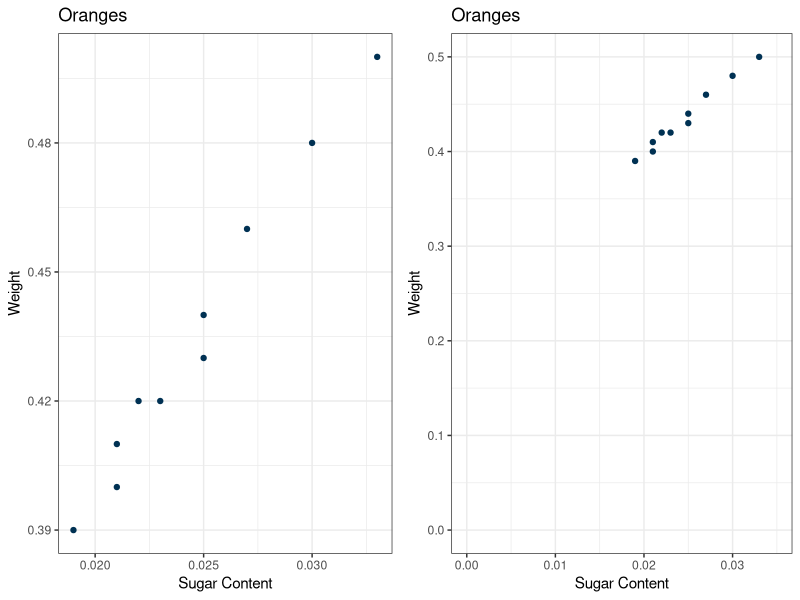

Write the R code that produced this figure.
## ---- chunk 1
knitr::opts_chunk$set(echo = TRUE)
library(ggplot2)
knitr::opts_chunk$set(fig.align = "center")

set.seed(123)
# Define the population size in each income group
income_group <- c(
  rep("Low", 40),
  rep("Middle", 35),
  rep("High", 25)
)
# Simulate annual expenditure for each household
population <- data.frame(
  household_id = 1:1000,
  income_group = factor(
    income_group,
    levels = c("Low", "Middle", "High")
  ),
  expenditure = c(
    rnorm(40, mean = 20000, sd = 4000),
    rnorm(35, mean = 32000, sd = 5000),
    rnorm(25, mean = 48000, sd = 7000)
  )
)
## ---- chunk 2
set.seed(123)

# Define the population size in each income group
income_group <- c(
  rep("Low", 40),
  rep("Middle", 35),
  rep("High", 25)
)

# Simulate annual expenditure for each household
population <- data.frame(
  household_id = 1:100,
  income_group = factor(
    income_group,
    levels = c("Low", "Middle", "High")
  ),
  expenditure = c(
    rnorm(40, mean = 20000, sd = 4000),
    rnorm(35, mean = 32000, sd = 5000),
    rnorm(25, mean = 48000, sd = 7000)
  )
)

# Calculate the population mean
population_mean <- mean(population$expenditure)

# Calculate the mean for each stratum
strata_means <- aggregate(
  expenditure ~ income_group,
  data = population,
  FUN = mean
)
## ---- chunk 3
anova <- aov(expenditure ~ income_group, data = population)
summary(anova)
## ---- chunk 4
weight <- c(0.4,0.48,0.43,0.42,0.5,0.46,0.39,0.41,0.42,0.44)
sugar.content <- c(0.021,0.03,0.025,0.022,0.033,0.027,0.019,0.021,0.023,0.025)
oranges <- data.frame(weight, sugar.content)

p1 <- ggplot(oranges, aes(x=sugar.content, y=weight)) + geom_point(color="#003153") + theme_bw() + labs(x="Sugar Content", y="Weight") + ggtitle("Oranges")

p2 <- ggplot(oranges, aes(x=sugar.content, y=weight)) + geom_point(color="#003153") + theme_bw() + labs(x="Sugar Content", y="Weight") + ggtitle("Oranges") + xlim(c(0,0.035)) + ylim(c(0,0.5))

library(gridExtra)
grid.arrange(p1, p2, ncol=2)
